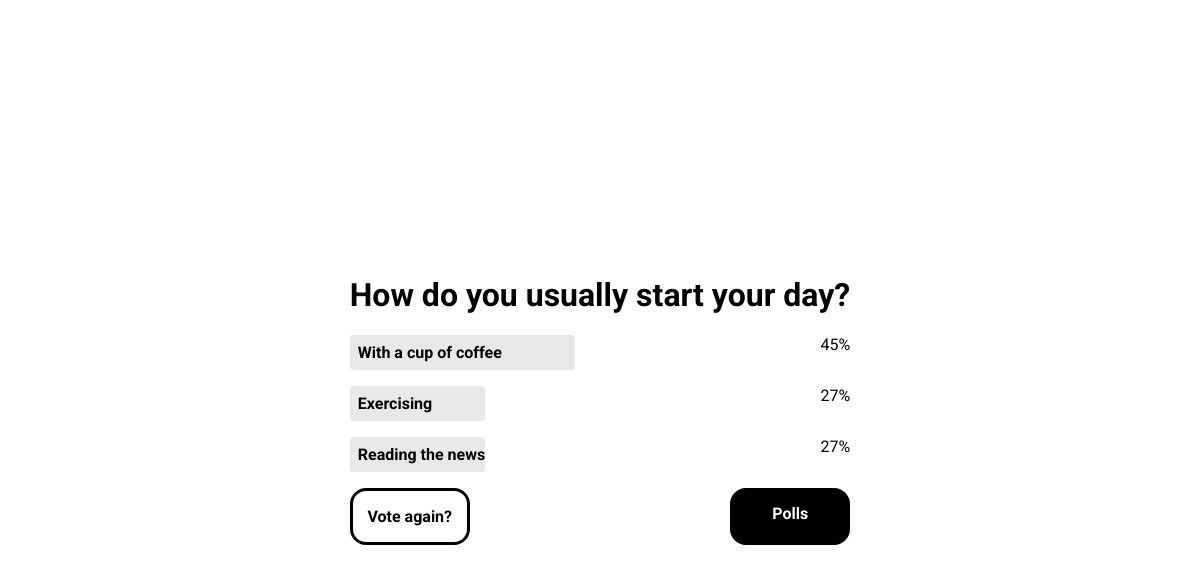
Screenshot of /polls/8/results/ with the database file from the repository.
### polls/models.py (models this page shows, shortened)
class Question(models.Model):
    question_text = models.CharField(max_length=200)
    pub_date = models.DateTimeField("date published")

class Choice(models.Model):
    choice_text = models.CharField(max_length=200)
    votes = models.IntegerField(default=0)
    question = models.ForeignKey(Question, on_delete=models.CASCADE)

### polls/views.py (the view)
# urls.py: path('<int:pk>/results/', views.ResultsView.as_view(), name='results'),
class ResultsView(generic.DetailView):
    template_name = 'polls/results.html'
    def get_queryset(self):
        return Question.objects.filter(pub_date__lte=timezone.now(), id__in=Choice.objects.values('question_id')).order_by("-pub_date")

### polls/templates/polls/results.html (shortened to what this page needs)
{% extends "polls/base.html" %}
{% load static %}
{% block style %}
    <link rel="stylesheet" href="{% static 'polls/css/resultsStyle.css' %}">
{% endblock  %}}
{% block content %}
    <main>
        <div id="results-container">
            <h1>{{ question.question_text }}</h1>
            <ul>
                {% for choice in question.choice_set.all %}
                    <li>
                        <div class="percentage" value="{{ choice.votes}}">
                            <span>{{ choice.choice_text }}</span>
                        </div>
                    </li>
                {% endfor %}
            </ul>
            <nav>
                <a href="{% url 'polls:detail' question.id %}" id="link-detail">Vote again?</a>
                <a href="{% url 'polls:index' %}" id="link-home">Polls</a>
            </nav>
        </div>
    </main>
{% endblock %}

### polls/static/polls/css/style.css (style rules this page uses)
* { box-sizing: border-box; }
body { font-family: "Roboto", system-ui; font-weight: 400; font-style: normal; margin: 0; }
main { height: 100dvh; display: flex; align-items: center; justify-content: center; }

### polls/static/polls/css/resultsStyle.css (style rules this page uses)
main { flex-direction: column; }
ul { list-style: none; padding: 0; }
ul li { margin-bottom: 1em; display: flex; justify-content: space-between; }
ul li div span { font-weight: bold; }
ul li div { width: 80%; margin-right: 1em; }
.percentage { background-color: #E8E8E8; text-wrap: nowrap; border-radius: 0.2em; }
.percentage span { display: inline-block; padding: 0.5em 0.5em; }
nav { display: flex; justify-content: space-between; }
nav a { display: inline-block; padding: 1em 0.5em; border-radius: 1em; font-weight: bold; text-decoration: none; text-align: center; width: 120px; }
#link-detail { border: 3px solid black; color: #000; }
#link-home { background-color: #000; color: #fff; }

### rows the page displays
Question: question_text "How do you usually start your day?"
Choice: {{ choice.votes }} 5 (drawn), choice_text "With a cup of coffee"
Choice: {{ choice.votes }} 3 (drawn), choice_text "Exercising"
Choice: {{ choice.votes }} 3 (drawn), choice_text "Reading the news"
